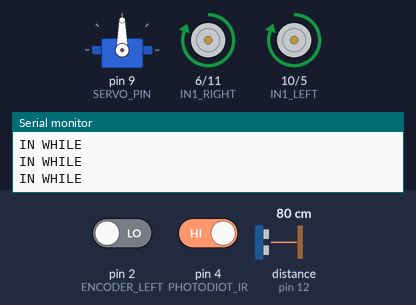
Bench run of a sketch on a simulated Arduino Uno, built with avr-gcc and run on an emulated ATmega328P. Shown: servo, motor-driver pin pairs drawn as motors (green arrow = first pin HIGH = forward, orange = second pin HIGH = backward, longer = more drive, scaled by the enable pin), the last lines printed to the serial monitor. Wiring (inferred from the names in the program): ultrasonic range finder: trigger pin 8; echo pin 12. The inputs (shaded band) are chosen by the test bench; at power-on: distance to the obstacle (sensor on pin 12) 80 cm, pin 2 (ENCODER_LEFT) LOW, pin 4 (PHOTODIOT_IR) HIGH. The echo pulse lasts 58.3 µs per cm.

Above: at 1.2 s.
1.3 s: distance to the obstacle (sensor on pin 12) set to 34 cm
2.8 s: distance to the obstacle (sensor on pin 12) set to 27 cm
At 4.5 s:
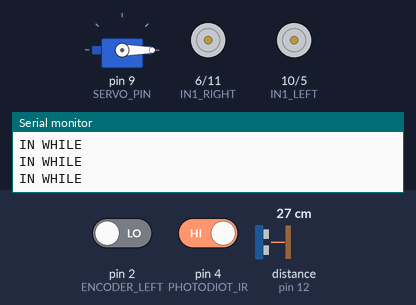
At 5.6 s:
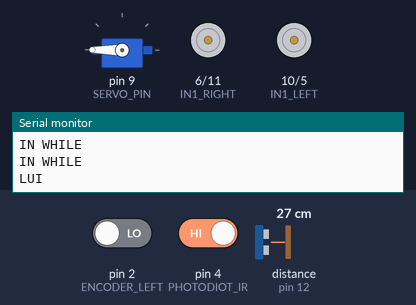
5.8 s: distance to the obstacle (sensor on pin 12) set to 35 cm
At 6.6 s:
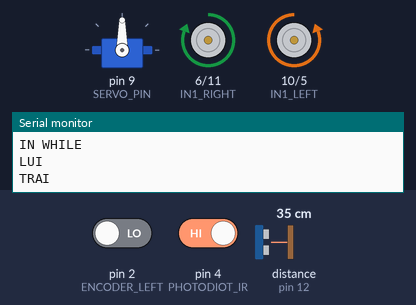
Timing chart, 0 to 8.8 s (numbered marks = the images above; inputs shaded):
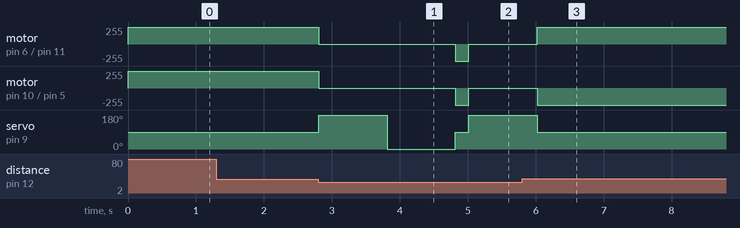

The sketch:

main.ino
```cpp
#include "Define.h"
#include "Driver.h"
#include "Encoder.h"
#include "Eye.h"
#include "Regulator.h"

unsigned long gTimeToUpdatePWM = 200; // milisecond
unsigned long gTimeOld = 0;           // get time when start push button
float gDistanceR, gDistanceL;
int i = 0;
bool gIsGoBack = false;

void BalanceIFButtonPUSH()
{
  // Balance if button is pushed
  // If button is pushed -> check Time To update pwm. Else -> Write to EEPROM if have no write yet.

  if (Regulator::GetInstance()->IsActive())
  {
    Regulator::GetInstance()->ResetWasWriteToEEPROM();
    // Stop interrupt and update pwmLeft
    if (millis() - gTimeOld > gTimeToUpdatePWM)
    {
      Regulator::GetInstance()->StopBalance();
      Regulator::GetInstance()->StartBalance(HOLES_FOR_TURN);
    }
  }
  else // write when button didn't pushed.
  {
    Regulator::GetInstance()->StopBalance();
    Regulator::GetInstance()->WritePWMToEEPROM();
  }
}

void ObstacleAvoidance()
{
  // Go Head until detect obstacle.
  Driver::GetInstance()->GoHead();

  while (!Eye::GetInstance()->HaveObstacle() && !Driver::GetInstance()->IsGoBack())
  {
    Serial.println("IN WHILE");
    // Do nothing.
  }

  // Stop motor.
  Driver::GetInstance()->Stop();
  ///////////////////////////////////////////////////////////////
  // TURN LEFT
  if (Driver::GetInstance()->CanTurnLeft())
  {
    Serial.println("TRAI");
    Driver::GetInstance()->TurnLeft();
  }
  else
  {
    ////////////////////////////////////////////////////////
    // TURN RIGHT
    if (Driver::GetInstance()->CanTurnRight())
    {
      Serial.println("PHAI");
      Driver::GetInstance()->TurnRight();
    }
    else
    {
      ////////////////////////////////////////////////////////
      // GO BACK
      Serial.println("LUI");
      Driver::GetInstance()->GoBack();
      delay(200);
    }
  }
}

void setup() {
  Eye::GetInstance()->Setup();
  Driver::GetInstance()->Setup();
  Encoder::GetInstance()->Setup();

  // Start driver and run
  Driver::GetInstance()->Start();
  Serial.begin(9600);
}

void loop() {
  //BalanceIFButtonPUSH();
  ObstacleAvoidance();
}
```

Define.h
```cpp
#ifndef __DEFINE_H__
#define __DEFINE_H__

/// ==========================================================
/// INCLUDE NECESSARY LIBRARY
/// ==========================================================
#include "Arduino.h"
#include <EEPROM.h>

const uint8_t gAddressEEPROM = 0;

/// ==========================================================
/// DEFINE SOMETHINGS FOR OBJECT DRIVER
/// ==========================================================
//  Motor RIGHT
#define EN_RIGHT    13
#define IN1_RIGHT   6
#define IN2_RIGHT   11
//  Motor LEFT
#define EN_LEFT     7
#define IN1_LEFT    10
#define IN2_LEFT    5
#define PWM         200

/// ==========================================================
/// DEFINE SOMETHINGS FOR OBJECT EYE
/// ==========================================================
// 1. Sensor SRF-05
#define TRIG_PIN    8
#define ECHO_PIN    12
#define DISTANCE_HAVE_OBSTACLE 30
#define DISTANCE_CAN_GO 50
// 2. Sensor IR
#define PHOTODIOT_IR  4
// 3. Servo
#define SERVO_PIN   9
#define ANGLE_0     0
#define ANGLE_90    90
#define ANGLE_180   180

/// ==========================================================
/// DEFINE SOMETHINGS FOR ENCODER USING IN DRIVER AND REGULATOR
/// ==========================================================
#define PULSESPERTURN   15
#define ENCODER_LEFT    2
#define ENCODER_RIGHT   3
#define HOLES_FOR_TURN  30
#define HOLES_DISC      15


/// ==========================================================
/// DEFINE ENUM
/// ==========================================================
typedef enum
{
  LEFT = 0,
  RIGHT = 1
}Wheel;

typedef enum
{
  L = 0,
  R = 1,
  CENTER
}Direct;

#endif
```

Encoder.cpp
```cpp
#include "Define.h"
#include "Encoder.h"

Encoder * Encoder::m_instance = NULL;

Encoder * Encoder::GetInstance()
{
  if (m_instance == NULL)
      m_instance = new Encoder();
  return m_instance;
}

void Encoder::Release()
{
  delete m_instance;
  m_instance = NULL;
}

void Encoder::Setup()
{
  pinMode(ENCODER_LEFT, INPUT);
  pinMode(ENCODER_RIGHT, INPUT);
  m_pinInterruptL = digitalPinToInterrupt(ENCODER_LEFT);
  m_pinInterruptR = digitalPinToInterrupt(ENCODER_RIGHT);
  m_pulsesDetectL = 0;
  m_pulsesDetectR = 0;
}

void Encoder::Reset(Wheel type)
{
  if (type == Wheel::RIGHT)
    detachInterrupt(m_pinInterruptR);
  else
    detachInterrupt(m_pinInterruptL);

  ResetPulsesDetect(type);
}

void Encoder::ResetPulsesDetect(Wheel type)
{
  if (type == Wheel::RIGHT)
     m_pulsesDetectR = 0;
  else
     m_pulsesDetectL = 0;
}

void Encoder::Set(Wheel type)
{
  if (type == Wheel::LEFT)
    attachInterrupt(m_pinInterruptL, InterruptCounterLeft, FALLING);
  else
    attachInterrupt(m_pinInterruptR, InterruptCounterRight, FALLING);
}

void Encoder::Wait(unsigned long numPulses, Wheel type)
{
  if (type == Wheel::LEFT)
  {
    while(m_pulsesDetectL < numPulses)
    {
      // Do nothing;
    }
  }
  else
  {
    while(m_pulsesDetectR < numPulses)
    {
      // Do nothing;
    }
  }
}

unsigned long Encoder::GetPulsesDetect(Wheel type)
{
  if (type == Wheel::RIGHT)
    return m_pulsesDetectR;

  if (type == Wheel::LEFT)
    return m_pulsesDetectL;
}

void Encoder::IncreasePulsesDetect(Wheel type)
{
  if (type == Wheel::RIGHT)
    m_pulsesDetectR++;

  if (type == Wheel::LEFT)
    m_pulsesDetectL++;
}

void InterruptCounterLeft()
{
  Encoder::GetInstance()->IncreasePulsesDetect(Wheel::LEFT);
}

void InterruptCounterRight()
{
  Encoder::GetInstance()->IncreasePulsesDetect(Wheel::RIGHT);
}

Encoder::Encoder()
{
}

Encoder::~Encoder()
{
}
```

Encoder.h
```cpp
#ifndef __ENCODER_H__
#define __ENCODER_H__

void InterruptCounterLeft();
void InterruptCounterRight();

class Encoder
{
  public:
    void Setup();
    void Reset(Wheel type);
    void ResetPulsesDetect(Wheel type);
    void IncreasePulsesDetect(Wheel type);
    void Set(Wheel type);
    void Wait(unsigned long numPulses, Wheel type);
    unsigned long GetPulsesDetect(Wheel type);
    static Encoder * GetInstance();
    static void Release();

  private:
    static Encoder * m_instance;

    uint8_t m_pinInterruptL;
    uint8_t m_pinInterruptR;
    volatile unsigned long m_pulsesDetectL;
    volatile unsigned long m_pulsesDetectR;

    Encoder();
    ~Encoder();
};
#endif
```

Eye.cpp
```cpp
#include "Define.h"
#include "Eye.h"

Eye * Eye::m_instance = NULL;

Eye * Eye::GetInstance()
{
  if (m_instance == NULL)
      m_instance = new Eye();
  return m_instance;
}

Eye::Eye()
{

}

Eye::~Eye()
{

}
void Eye::Release()
{
  delete m_instance;
  m_instance = NULL;
}

void Eye::Setup()
{
  // Servo pin
  m_servo.attach(SERVO_PIN);

  // SRF pin
  pinMode(TRIG_PIN, OUTPUT);
  pinMode(ECHO_PIN, INPUT);

  // IR pin
  pinMode(PHOTODIOT_IR, INPUT_PULLUP);
}

bool Eye::HaveObstacle()
{
  long distance = GetDistance();
  if ((distance < DISTANCE_HAVE_OBSTACLE && distance > 0) || digitalRead(PHOTODIOT_IR) == 0)
      return true;
  return false;
}

bool Eye::HaveObstacle_NonIR()
{
  long distance = GetDistance();
  if ((distance < DISTANCE_HAVE_OBSTACLE && distance > 0))
      return true;
  return false;
}

bool Eye::CanGo(long distance)
{
  if (distance > DISTANCE_CAN_GO)
    return true;
  return false;
}

void Eye::Turn(Direct dir)
{
  switch (dir)
  {
    case Direct::L:
      m_servo.write (ANGLE_180);
      break;

    case Direct::R:
      m_servo.write (ANGLE_0);
      break;

    case Direct::CENTER:
      m_servo.write (ANGLE_90);
      break;
    }
}

float Eye::GetDistance()
{
  unsigned long duration, distanceCm;
  digitalWrite(TRIG_PIN, LOW);
  delayMicroseconds(2);
  digitalWrite(TRIG_PIN, HIGH);
  delayMicroseconds(10);
  digitalWrite(TRIG_PIN, LOW);

  duration = pulseIn(ECHO_PIN, HIGH);

  // convert to distance
  distanceCm = duration / 29.1 / 2;
  return distanceCm;
}
```

Eye.h
```cpp
#ifndef __EYE_H__
#define __EYE_H__
#include <Servo.h>

class Eye
{
  public:
    void Setup();
    bool HaveObstacle();
    bool CanGo(long distance);
    bool HaveObstacle_NonIR();
    void Turn(Direct dir);
    static Eye * GetInstance();
    static void Release();
    float GetDistance();

  private:
    static Eye * m_instance;
    Servo m_servo;
    Eye();
    ~Eye();
};
#endif
```

Regulator.cpp
```cpp
#include "Define.h"
#include "Driver.h"
#include "Encoder.h"
#include "Regulator.h"

Regulator * Regulator::m_instance = NULL;

Regulator * Regulator::GetInstance()
{
  if (m_instance == NULL)
      m_instance = new Regulator();
  return m_instance;
}

void Regulator::Release()
{
  delete m_instance;
  m_instance = NULL;
}

void Regulator::StartBalance(unsigned long pulsesNumRight)
{
  m_isActive = true;
  if (Driver::GetInstance()->IsStop())
  {
    return;
  }

  Encoder::GetInstance()->Set(Wheel::LEFT);
  Encoder::GetInstance()->Set(Wheel::RIGHT);
}

void Regulator::StopBalance()
{
  if (m_wasWriteToEEPROM)
    return;

  Encoder::GetInstance()->Reset(Wheel::LEFT);
  Encoder::GetInstance()->Reset(Wheel::RIGHT);

  unsigned long pulsesL = Encoder::GetInstance()->GetPulsesDetect(Wheel::LEFT);
  unsigned long pulsesR = Encoder::GetInstance()->GetPulsesDetect(Wheel::RIGHT);

  // calculate
  if (pulsesL != 0 && pulsesR != 0)
      Driver::GetInstance()->SetPWMLeft(pulsesL * Driver::GetInstance()->GetPWMRight() / pulsesR);

  Encoder::GetInstance()->ResetPulsesDetect(Wheel::LEFT);
  Encoder::GetInstance()->ResetPulsesDetect(Wheel::RIGHT);
  m_wasWriteToEEPROM = true;
}

bool Regulator::IsActive()
{
  return m_isActive;
}

Regulator::Regulator()
{
  m_isActive = false;
  m_wasWriteToEEPROM = false;
}

Regulator::~Regulator()
{

}

void Regulator::ResetWasWriteToEEPROM()
{
  if (m_wasWriteToEEPROM)
      m_wasWriteToEEPROM = false;
}

void Regulator::WritePWMToEEPROM()
{
  if (!m_wasWriteToEEPROM)
      EEPROM.write(gAddressEEPROM, Driver::GetInstance()->GetPWMLeft());
}
```

Regulator.h
```cpp
#ifndef __REGULATOR_H__
#define __REGULATOR_H__

class Driver;
class Encoder;
class Regulator
{
  public:
    void StartBalance(unsigned long numPulses);
    void StopBalance();
    bool IsActive();
    void ResetWasWriteToEEPROM();
    void WritePWMToEEPROM();
    static Regulator * GetInstance();
    static void Release();

  private:
    static Regulator * m_instance;
    bool    m_isActive;
    bool    m_wasWriteToEEPROM;
    Regulator();
    ~Regulator();
};

#endif
```

Driver.cpp
```cpp
#include "Define.h"
#include "Encoder.h"
#include "Driver.h"
#include "Eye.h"

Driver * Driver::m_instance = NULL;

Driver * Driver::GetInstance()
{
  if (m_instance == NULL)
      m_instance = new Driver();
  return m_instance;
}

void Driver::Release()
{
  delete m_instance;
  m_instance = NULL;
}

bool Driver::IsGoBack()
{
  return m_isGoBack;
}

bool Driver::IsStop()
{
  return m_isStop;
}

void Driver::Setup()
{
  // Setup for motor right.
  pinMode(EN_RIGHT, INPUT);
  pinMode(IN1_RIGHT, OUTPUT);
  pinMode(IN2_RIGHT, OUTPUT);

  // Setup for motor left.
  pinMode(EN_LEFT, INPUT);
  pinMode(IN1_LEFT, OUTPUT);
  pinMode(IN2_LEFT, OUTPUT);
}

void Driver::GoHead()
{
  m_isStop = false;
  m_isGoBack = false;
  // Turn Eye To Center
  Eye::GetInstance()->Turn(Direct::CENTER);

  //Running motor Right
  digitalWrite(IN1_RIGHT, HIGH);
  digitalWrite(IN2_RIGHT, LOW);

  //Running motor left
  digitalWrite(IN1_LEFT, HIGH);
  digitalWrite(IN2_LEFT, LOW);

}

void Driver::GoBack()
{
  m_isStop = false;
  m_isGoBack = true;
  // Turn Eye To Center
  Eye::GetInstance()->Turn(Direct::CENTER);

  //Running motor Right
  digitalWrite(IN1_RIGHT, LOW);
  digitalWrite(IN2_RIGHT, HIGH);

  //Running motor left
  digitalWrite(IN1_LEFT, LOW);
  digitalWrite(IN2_LEFT, HIGH);
}

bool Driver::CanTurnLeft()
{
  // Turn Eye To Left
  Eye::GetInstance()->Turn(Direct::L);
  delay(1000);
  // CheckDistance can turn
  return !Eye::GetInstance()->HaveObstacle_NonIR();
}

bool Driver::CanTurnRight()
{
  // Turn Eye To RIGHT
  Eye::GetInstance()->Turn(Direct::R);
  delay(1000);
  return !Eye::GetInstance()->HaveObstacle_NonIR();
}

void Driver::TurnLeft()
{
  m_isStop = false;
  m_isGoBack = false;
   // Turn Eye To Center
  Eye::GetInstance()->Turn(Direct::CENTER);

  //Running motor A
  digitalWrite(IN1_RIGHT, HIGH);
  digitalWrite(IN2_RIGHT, LOW);

  //Running motor B
  digitalWrite(IN1_LEFT, LOW);
  digitalWrite(IN2_LEFT, HIGH);
  analogWrite(EN_RIGHT, m_pwmRight);
  analogWrite(EN_LEFT, m_pwmLeft);

  // Wait encoder
  Encoder::GetInstance()->Set(Wheel::LEFT);
  Encoder::GetInstance()->Wait(HOLES_FOR_TURN, Wheel::LEFT);
  Encoder::GetInstance()->Reset(Wheel::LEFT);
}

void Driver::TurnRight()
{
  m_isStop = false;
  m_isGoBack = false;

   // Turn Eye To Center
  Eye::GetInstance()->Turn(Direct::CENTER);

  //Running motor A
  digitalWrite(IN1_RIGHT, LOW);
  digitalWrite(IN2_RIGHT, HIGH);

  //Running motor B
  digitalWrite(IN1_LEFT, HIGH);
  digitalWrite(IN2_LEFT, LOW);
  analogWrite(EN_RIGHT, m_pwmRight);
   analogWrite(EN_LEFT, m_pwmLeft);

  // Wait encoder
  Encoder::GetInstance()->Set(Wheel::LEFT);
  Encoder::GetInstance()->Wait(HOLES_FOR_TURN, Wheel::LEFT);
  Encoder::GetInstance()->Reset(Wheel::LEFT);
}

void Driver::Stop()
{
  m_isStop = true;
  digitalWrite(IN1_RIGHT, LOW);
  digitalWrite(IN2_RIGHT, LOW);

  digitalWrite(IN1_LEFT, LOW);
  digitalWrite(IN2_LEFT, LOW);
}

void Driver::Start()
{
   m_isStop = false;
   analogWrite(EN_RIGHT, m_pwmRight);
   analogWrite(EN_LEFT, m_pwmLeft);
   GoHead();
}

void Driver::SetPWMLeft(uint8_t pwm)
{
  m_pwmLeft = pwm;
}

void Driver::SetPWMRight(uint8_t pwm)
{
  m_pwmRight = pwm;
}

uint8_t Driver::GetPWMLeft()
{
  return m_pwmLeft;
}

uint8_t Driver::GetPWMRight()
{
  return m_pwmRight;
}

Driver::Driver()
{
  m_pwmRight = PWM;

  int iTemp = EEPROM.read(gAddressEEPROM);
  if (iTemp < PWM - 55 || iTemp > PWM + 55)
    m_pwmLeft = PWM;
  else
    m_pwmLeft = iTemp;

  m_isStop = true;
  m_isGoBack = false;
}

Driver::~Driver()
{

}
```

Driver.h
```cpp
#ifndef __DRIVER_H__
#define __DRIVER_H__

class Encoder;
class Eye;
class Driver
{
  public:
      void Setup();
      void Start();
      void GoHead();
      void GoBack();
      bool CanTurnLeft();
      bool CanTurnRight();
      void TurnLeft();
      void TurnRight();
      void Stop();
      bool IsStop();
      bool IsGoBack();
      void SetPWMLeft(uint8_t pwm);
      void SetPWMRight(uint8_t pwm);
      uint8_t GetPWMLeft();
      uint8_t GetPWMRight();
      static Driver * GetInstance();
      static void Release();

  private:
      static Driver * m_instance;
      Driver();
      ~Driver();
      volatile uint8_t m_pwmLeft;
      volatile uint8_t m_pwmRight;
      bool m_isStop;
      bool m_isGoBack;
};

#endif
```

Measured:
- the behaviour switches between 31 and 30 cm on distance to the obstacle (sensor on pin 12) (found by bisection; images 0 and 1)
- after the input at 2.8 s, motor on pin 6 (IN1_RIGHT) / pin 11 (IN2_RIGHT), motor on pin 10 (IN1_LEFT) / pin 5 (IN2_LEFT): forward 255/255 → stopped at once, → backward 255/255 2.0 s later, → stopped 0.20 s later; servo on pin 9 (SERVO_PIN): 90° → 180° at once, → 0° 1.0 s later, → 90° 1.0 s later, → 180° 0.20 s later
